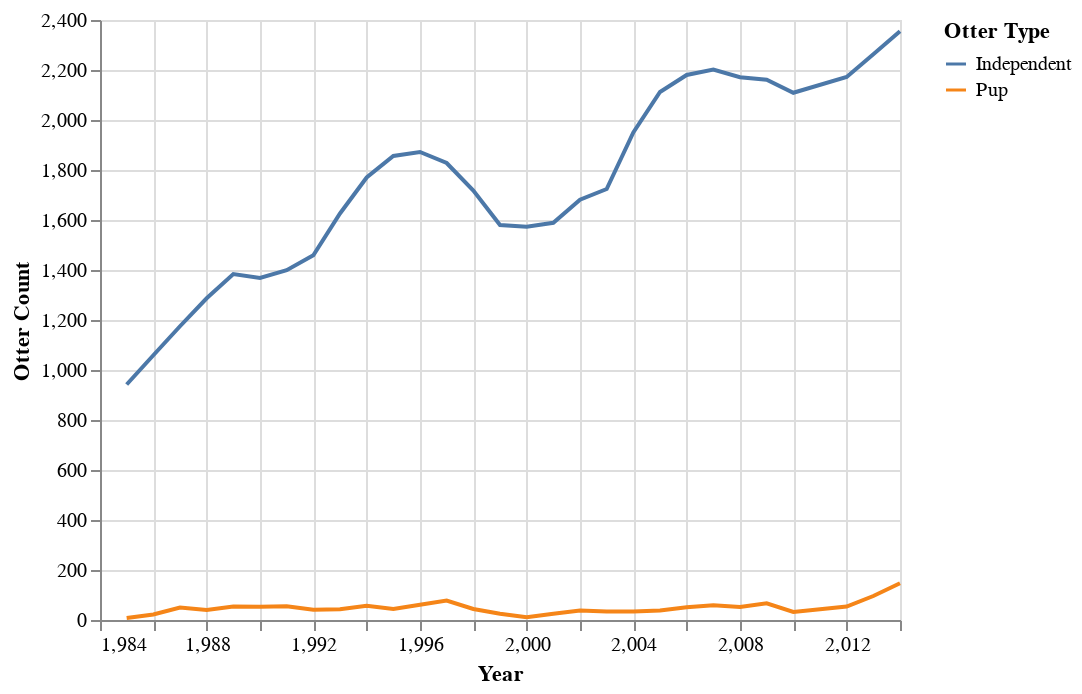

Notebook code cell kept with this figure:
### Code cell
indepedent_groups_year = pd.DataFrame(census.groupby('Year')['independent_otters'].sum()).independent_otters
pup_groups_year = pd.DataFrame(census.groupby('Year')['pup_otters'].sum()).pup_otters
otter_groups_year = pd.DataFrame({
        'Year':list(census.Year.unique())*2,
        'Otter Count': list(indepedent_groups_year)+list(pup_groups_year),
        'Otter Type': ['Independent']*len(indepedent_groups_year) + ['Pup']*len(pup_groups_year)
    })

alt.Chart(otter_groups_year).mark_line().encode(
    x='Year',
    y='Otter Count',
    color='Otter Type'
)

### Figure 1 — Vega-Lite specification as saved in the notebook (floating-point values rounded to 4 significant figures)
{"config": {"view": {"continuousWidth": 400, "continuousHeight": 300}}, "data": {"name": "data-f62dbb8215925614014f4ad0e47f61c9"}, "mark": "line", "encoding": {"color": {"type": "nominal", "field": "Otter Type"}, "x": {"type": "quantitative", "field": "Year"}, "y": {"type": "quantitative", "field": "Otter Count"}}, "$schema": "https://vega.github.io/schema/vega-lite/v4.8.1.json", "datasets": {"data-f62dbb8215925614014f4ad0e47f61c9": [{"Year": 1985.0, "Otter Count": 942, "Otter Type": "Independent"}, {"Year": 1986.0, "Otter Count": 1059, "Otter Type": "Independent"}, {"Year": 1987.0, "Otter Count": 1175, "Otter Type": "Independent"}, {"Year": 1988.0, "Otter Count": 1287, "Otter Type": "Independent"}, {"Year": 1989.0, "Otter Count": 1384, "Otter Type": "Independent"}, {"Year": 1990.0, "Otter Count": 1368, "Otter Type": "Independent"}, {"Year": 1991.0, "Otter Count": 1399, "Otter Type": "Independent"}, {"Year": 1992.0, "Otter Count": 1459, "Otter Type": "Independent"}, {"Year": 1993.0, "Otter Count": 1626, "Otter Type": "Independent"}, {"Year": 1994.0, "Otter Count": 1770, "Otter Type": "Independent"}, {"Year": 1995.0, "Otter Count": 1856, "Otter Type": "Independent"}, {"Year": 1996.0, "Otter Count": 1872, "Otter Type": "Independent"}, {"Year": 1997.0, "Otter Count": 1828, "Otter Type": "Independent"}, {"Year": 1998.0, "Otter Count": 1718, "Otter Type": "Independent"}, {"Year": 1999.0, "Otter Count": 1580, "Otter Type": "Independent"}, {"Year": 2000.0, "Otter Count": 1573, "Otter Type": "Independent"}, {"Year": 2001.0, "Otter Count": 1589, "Otter Type": "Independent"}, {"Year": 2002.0, "Otter Count": 1681, "Otter Type": "Independent"}, {"Year": 2003.0, "Otter Count": 1724, "Otter Type": "Independent"}, {"Year": 2004.0, "Otter Count": 1950, "Otter Type": "Independent"}, {"Year": 2005.0, "Otter Count": 2112, "Otter Type": "Independent"}, {"Year": 2006.0, "Otter Count": 2180, "Otter Type": "Independent"}, {"Year": 2007.0, "Otter Count": 2202, "Otter Type": "Independent"}, {"Year": 2008.0, "Otter Count": 2171, "Otter Type": "Independent"}, {"Year": 2009.0, "Otter Count": 2161, "Otter Type": "Independent"}, {"Year": 2010.0, "Otter Count": 2109, "Otter Type": "Independent"}, {"Year": 2012.0, "Otter Count": 2172, "Otter Type": "Independent"}, {"Year": 2013.0, "Otter Count": 2263, "Otter Type": "Independent"}, {"Year": 2014.0, "Otter Count": 2355, "Otter Type": "Independent"}, {"Year": 1985.0, "Otter Count": 8, "Otter Type": "Pup"}, {"Year": 1986.0, "Otter Count": 22, "Otter Type": "Pup"}, {"Year": 1987.0, "Otter Count": 50, "Otter Type": "Pup"}, {"Year": 1988.0, "Otter Count": 40, "Otter Type": "Pup"}, {"Year": 1989.0, "Otter Count": 54, "Otter Type": "Pup"}, {"Year": 1990.0, "Otter Count": 53, "Otter Type": "Pup"}, {"Year": 1991.0, "Otter Count": 55, "Otter Type": "Pup"}, {"Year": 1992.0, "Otter Count": 41, "Otter Type": "Pup"}, {"Year": 1993.0, "Otter Count": 43, "Otter Type": "Pup"}, {"Year": 1994.0, "Otter Count": 57, "Otter Type": "Pup"}, {"Year": 1995.0, "Otter Count": 44, "Otter Type": "Pup"}, {"Year": 1996.0, "Otter Count": 61, "Otter Type": "Pup"}, {"Year": 1997.0, "Otter Count": 78, "Otter Type": "Pup"}, {"Year": 1998.0, "Otter Count": 44, "Otter Type": "Pup"}, {"Year": 1999.0, "Otter Count": 25, "Otter Type": "Pup"}, {"Year": 2000.0, "Otter Count": 11, "Otter Type": "Pup"}, {"Year": 2001.0, "Otter Count": 25, "Otter Type": "Pup"}, {"Year": 2002.0, "Otter Count": 38, "Otter Type": "Pup"}, {"Year": 2003.0, "Otter Count": 34, "Otter Type": "Pup"}, {"Year": 2004.0, "Otter Count": 34, "Otter Type": "Pup"}, {"Year": 2005.0, "Otter Count": 38, "Otter Type": "Pup"}, {"Year": 2006.0, "Otter Count": 51, "Otter Type": "Pup"}, {"Year": 2007.0, "Otter Count": 59, "Otter Type": "Pup"}, {"Year": 2008.0, "Otter Count": 52, "Otter Type": "Pup"}, {"Year": 2009.0, "Otter Count": 67, "Otter Type": "Pup"}, {"Year": 2010.0, "Otter Count": 32, "Otter Type": "Pup"}, {"Year": 2012.0, "Otter Count": 54, "Otter Type": "Pup"}, {"Year": 2013.0, "Otter Count": 96, "Otter Type": "Pup"}, {"Year": 2014.0, "Otter Count": 147, "Otter Type": "Pup"}]}}
